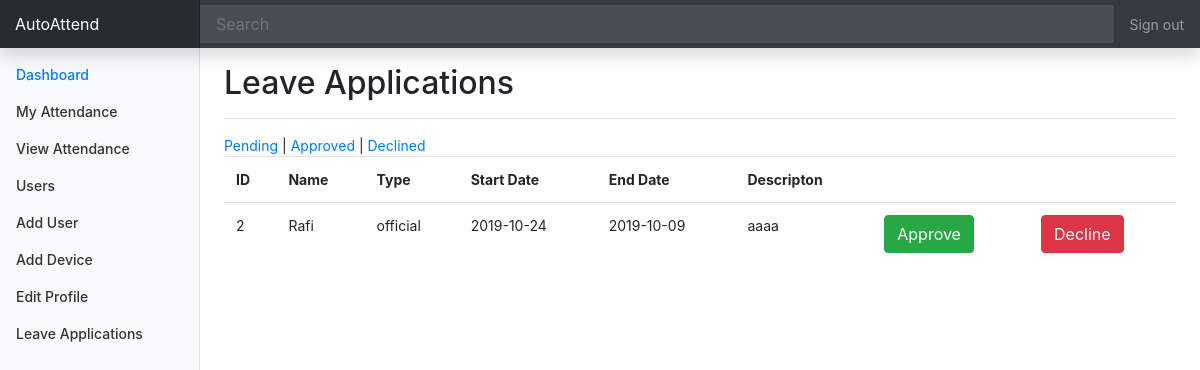
/applications_pending.php (signed in), run on the app's committed database.
### tables this page shows
CREATE TABLE `leave_applications` (
  `id` int(20) NOT NULL,
  `user_id` int(20) NOT NULL,
  `type` varchar(20) NOT NULL,
  `date_start` date NOT NULL,
  `date_end` date NOT NULL,
  `description` text NOT NULL,
  `status` varchar(30) NOT NULL DEFAULT 'Pending'
);

CREATE TABLE `users` (
  `id` int(15) NOT NULL,
  `name` varchar(255) NOT NULL,
  `email` varchar(191) NOT NULL,
  `password` varchar(255) NOT NULL,
  `role` varchar(10) NOT NULL DEFAULT 'user'
);

### inc/functions.php (called while the page is built, shortened)
<?php
function get_user_by_id($id){
	global $conn;
	$sql = "SELECT id, name, email, role FROM users WHERE id = '$id' LIMIT 0,1";
	$result = $conn->query($sql);
	if($result)
		return $result->fetch_object();
	else return false;
}

### applications_pending.php (the view, shortened to what this page needs)
<?php require('inc/connect.php'); ?>
<?php require('inc/functions.php');?>
<?php require('layout/header.php'); ?>
<a href="applications_pending.php">Pending</a> | <a href="applications_approved.php">Approved</a> | <a href="applications_declined.php">Declined</a>
<?php
$sql = "SELECT id, user_id, type, date_start, date_end, description, status FROM leave_applications where status='pending'";
$result = $conn->query($sql);
if ($result->num_rows > 0) {
    echo'<table class="table">';
    echo '<tr><th>ID</th><th>Name</th> <th>Type</th><th>Start Date</th> <th>End Date</th> <th>Descripton</th> <th> </th> <th> </th> </tr>';
    while($row = $result->fetch_assoc()) {
        echo '<tr>';
        echo '<td>' . $row["id"] . '</td>';
        echo '<td>' . get_user_by_id($row["user_id"])->name . '</td>';
        echo '<td>' . $row["type"] . '</td>';
        echo '<td>' . $row["date_start"] . '</td>';
        echo '<td>' . $row["date_end"] . '</td>';
        echo '<td>' . $row["description"] . '</td>';
        echo '<td> <a href="applications_status.php?id='.$row["id"].'&status=Approved" class="btn btn-success">Approve</button></a></td>';
        echo '<td> <a href="applications_status.php?id='.$row["id"].'&status=Declined" class="btn btn-danger">Decline</button></a></td>';
        echo '</tr>';
    }
    echo '</table>';
} else {
    echo '<div class="alert alert-warning" role="alert">No Record Found</div>';
}
?>
<?php require('layout/footer.php'); ?>

### assets/dashboard.css (style rules this page uses)
body { font-size: .875rem; }

### data on the page
leave_applications: id "2", user.name "Rafi", type "official", date_start "2019-10-24", date_end "2019-10-09", description "aaaa"

### other printed values
$page_title "Leave Applications"
